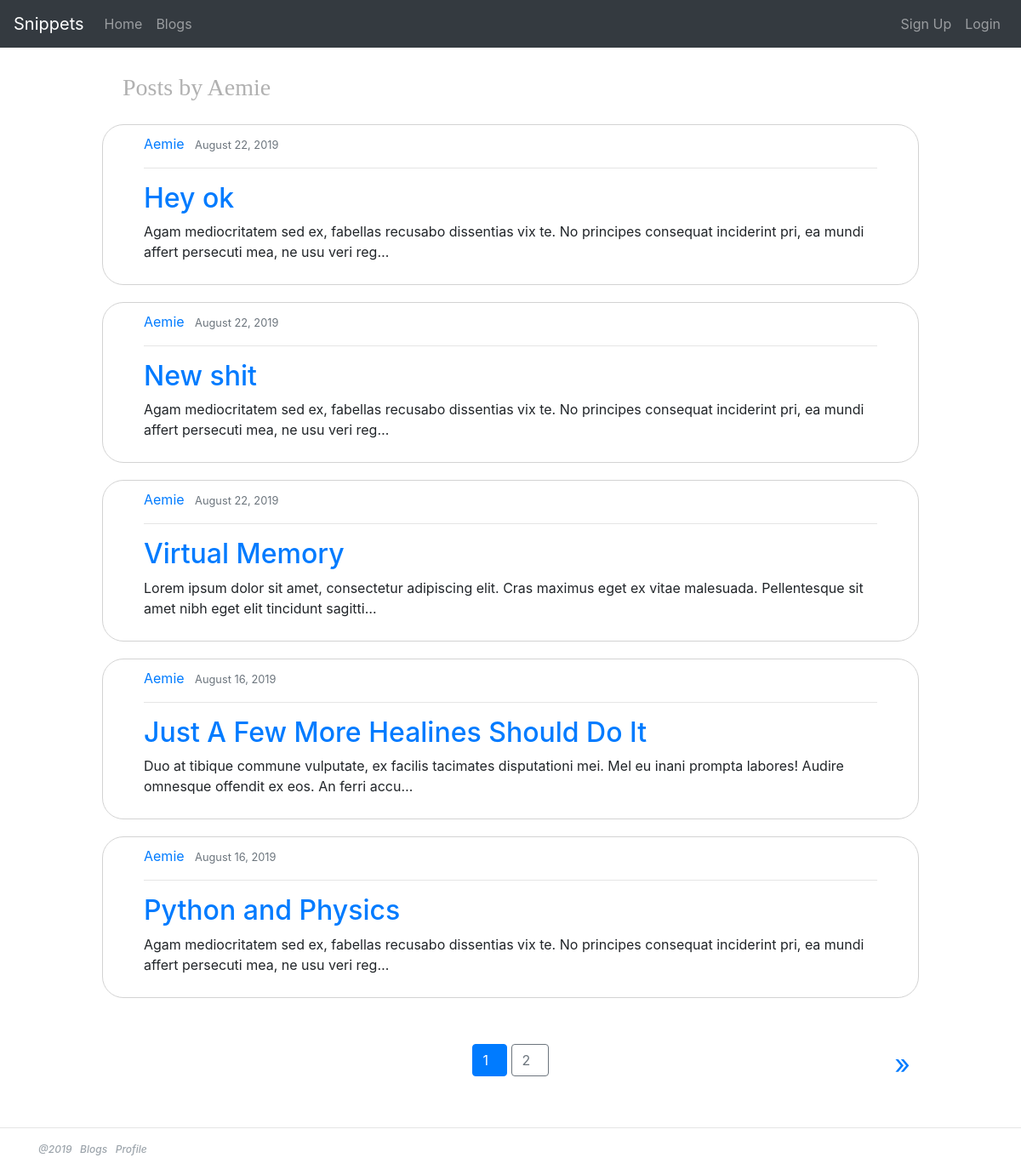
/user/Aemie, run on the app's committed database.
### Snippets/models.py (models this page shows, shortened)
class Post(models.Model) :
    title = models.CharField(max_length=100)
    content = models.TextField()
    date = models.DateTimeField(default=timezone.now)
    author = models.ForeignKey(User , on_delete=models.CASCADE) #If user deleted , delete their posts
    img = models.ImageField(default='default.jpg' , upload_to="post_pics")

### Snippets/views.py (the view)
# urls.py: path('user/<str:username>',UserPostListView.as_view(), name = 'user-posts'),
class UserPostListView(ListView):
    model = Post
    template_name = 'Snippets/user_post.html' #<app>/<model>_<viewtype>.html
    context_object_name = 'posts'
    paginate_by = 5 #Pagination
    def get_queryset(self) :
            user = get_object_or_404(User , username=self.kwargs.get('username')) #get username from url
            return Post.objects.filter(author=user).order_by('-date')

### Snippets/templates/Snippets/user_post.html (shortened to what this page needs)
{% extends "Snippets/base.html" %}
{% block content %}
    <h3 class=" mb-3" style="padding-top:30px;padding-left:12%;color:#b1b1b1;font-family: cursive;"> Posts by {{ view.kwargs.username }} &nbsp;</h3>
    {% for post in posts %}
      <div  style="padding:10px 10%;">
        <article class="Media content-section">
          <div class="Media-body" style="border : 0.5px solid lightgray; border-radius:25px; padding:10px 5%;">
            <div class="article-metadata" >
              <a class="mr-2" href="{% url 'user-posts' post.author.username %}">{{ post.author }}</a>
              <small class="text-muted">{{ post.date|date:"F d, Y"}}</small>
            </div>
            <hr>
            <h2><a class="article-title" href="{% url 'post-detail' post.id %}">{{ post.title }}</a></h2>
            <p class="article-content">{{ post.content|truncatechars:150 }}</p>
          </div>
        </article>
      </div>
    {% endfor %}
    <br>
    <div class="Row-paginate" style="padding:10px 10%;">
      {% if is_paginated%}
          <div class="Column-paginate text-left">
          </div>
          <div class="Column-paginate text-center">
          {% for num in page_obj.paginator.page_range %}
            {% if page_obj.number == num %}
              <a class = "btn btn-primary mb-4" href="?page={{num}} " style="text-decoration:none;">{{num}} &nbsp;</a>
            {% elif num > page_obj.number|add:'-2' and num < page_obj.number|add:'2'%}
            <a class = "btn btn-outline-secondary mb-4" href="?page={{num}} " style="text-decoration:none;">{{num}} &nbsp;</a>
            {% endif %}
          {% endfor %}
          </div>
          <div class="Column-paginate text-right">
          {% if page_obj.has_next %}
              <a  href="?page={{ page_obj.next_page_number}}" style="text-decoration:none;font-size:200%;"> &raquo; </a>
          {% endif%}
          </div>
    {% endif %}
    </div>
{% endblock content %}

### Snippets/templates/Snippets/base.html (style rules this page uses)
.Row-paginate { display: table; width: 100%; table-layout: fixed; border-spacing: 10px; }
.Column-paginate { display: table-cell; }
.Media { display: flex; align-items: flex-start; }
.Media-body { flex: 1; }

### data on the page
Post: author "Aemie", date "August 22, 2019", title "Hey ok", content "Agam mediocritatem sed ex, fabellas recusabo dissentias vix te. No principes consequat inciderint pri, ea mundi affert persecuti mea, ne usu veri reg…"
Post: author "Aemie", date "August 22, 2019", title "New shit", content "Agam mediocritatem sed ex, fabellas recusabo dissentias vix te. No principes consequat inciderint pri, ea mundi affert persecuti mea, ne usu veri reg…"
Post: author "Aemie", date "August 22, 2019", title "Virtual Memory", content "Lorem ipsum dolor sit amet, consectetur adipiscing elit. Cras maximus eget ex vitae malesuada. Pellentesque sit amet nibh eget elit tincidunt sagitti…"
Post: author "Aemie", date "August 16, 2019", title "Just A Few More Healines Should Do It", content "Duo at tibique commune vulputate, ex facilis tacimates disputationi mei. Mel eu inani prompta labores! Audire omnesque offendit ex eos. An ferri accu…"
Post: author "Aemie", date "August 16, 2019", title "Python and Physics", content "Agam mediocritatem sed ex, fabellas recusabo dissentias vix te. No principes consequat inciderint pri, ea mundi affert persecuti mea, ne usu veri reg…"

### other printed values
{{ view.kwargs.username }} "Aemie"
{{ num }} "1"
{{ num }} "2"
